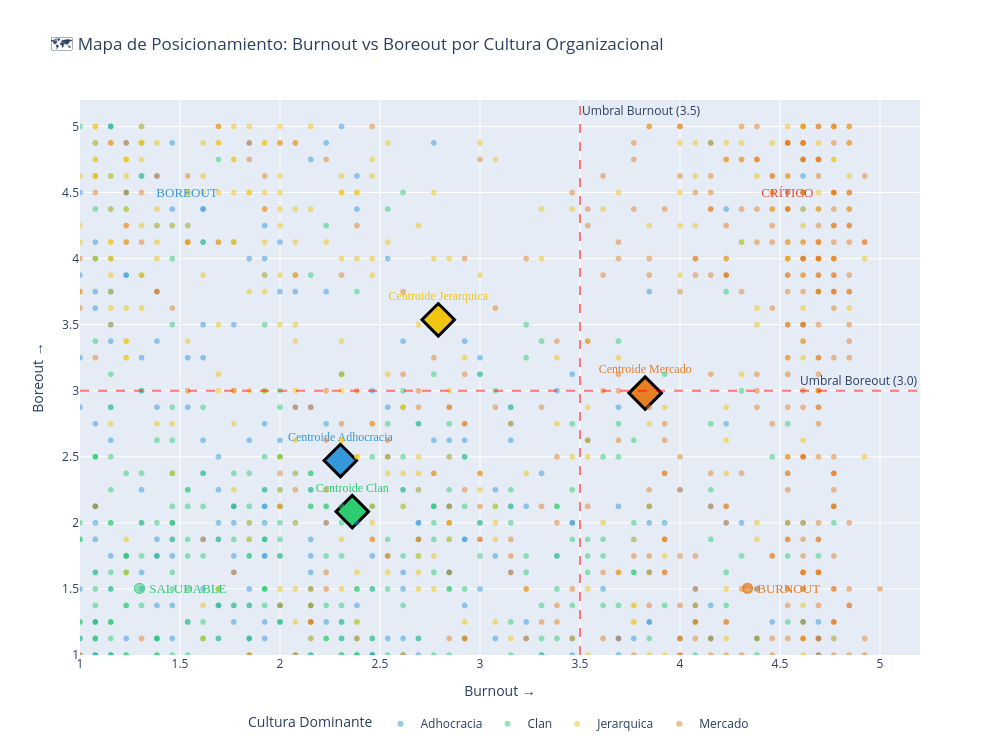

Notebook code cell kept with this figure:
### Code cell
# =====================================================
# SCATTER PLOT - BURNOUT vs BOREOUT POR CULTURA
# =====================================================

# Calcular cultura dominante para cada empleado
df_benchmark['cultura_dominante'] = df_benchmark.apply(
    lambda row: max(
        ['Adhocracia', 'Clan', 'Mercado', 'Jerarquica'],
        key=lambda c: row[f'cvf_{c.lower()}']
    ),
    axis=1
)

# Muestrear 10% de cada cultura dominante
df_sample_cultura = df_benchmark.groupby('cultura_dominante').sample(frac=0.1, random_state=42)

print(f"📊 Muestra: {len(df_sample_cultura)} empleados (10% de cada cultura)")

# Colores para las 4 culturas
COLORES_CULTURA = {
    'Adhocracia': '#3498db',  # Azul
    'Clan': '#2ecc71',        # Verde
    'Mercado': '#e67e22',     # Naranja
    'Jerarquica': '#f1c40f'   # Amarillo
}

fig = px.scatter(
    df_sample_cultura,
    x='kpi_burnout',
    y='kpi_boreout',
    color='cultura_dominante',
    color_discrete_map=COLORES_CULTURA,
    opacity=0.5,
    title='🗺️ Mapa de Posicionamiento: Burnout vs Boreout por Cultura Organizacional',
    labels={
        'kpi_burnout': 'Burnout →',
        'kpi_boreout': 'Boreout →',
        'cultura_dominante': 'Cultura Dominante'
    },
    hover_data=['kpi_bienestar', 'kpi_rotacion', 'escenario']
)

# Añadir centroides por cultura
for cultura in ['Adhocracia', 'Clan', 'Mercado', 'Jerarquica']:
    df_cultura = df_benchmark[df_benchmark['cultura_dominante'] == cultura]
    centroid_x = df_cultura['kpi_burnout'].mean()
    centroid_y = df_cultura['kpi_boreout'].mean()
    
    fig.add_trace(go.Scatter(
        x=[centroid_x],
        y=[centroid_y],
        mode='markers+text',
        marker=dict(
            size=25, 
            color=COLORES_CULTURA[cultura], 
            symbol='diamond', 
            line=dict(width=3, color='black')
        ),
        text=[f'Centroide {cultura}'],
        textposition='top center',
        textfont=dict(size=12, color=COLORES_CULTURA[cultura], family='Arial Black'),
        name=f'Centroide {cultura}',
        showlegend=False
    ))

# Líneas de umbral
fig.add_hline(y=3.0, line_dash='dash', line_color='red', opacity=0.5,
              annotation_text='Umbral Boreout (3.0)')
fig.add_vline(x=3.5, line_dash='dash', line_color='red', opacity=0.5,
              annotation_text='Umbral Burnout (3.5)')

# Etiquetas de cuadrantes
fig.add_annotation(x=1.5, y=1.5, text='🟢 SALUDABLE', showarrow=False, 
                   font_size=13, font=dict(color='#2ecc71', family='Arial Black'))
fig.add_annotation(x=4.5, y=1.5, text='🟠 BURNOUT', showarrow=False, 
                   font_size=13, font=dict(color='#e67e22', family='Arial Black'))
fig.add_annotation(x=1.5, y=4.5, text='🔵 BOREOUT', showarrow=False, 
                   font_size=13, font=dict(color='#3498db', family='Arial Black'))
fig.add_annotation(x=4.5, y=4.5, text='🔴 CRÍTICO', showarrow=False, 
                   font_size=13, font=dict(color='#e74c3c', family='Arial Black'))

fig.update_layout(
    height=750,
    width=1000,
    xaxis_range=[1, 5.2],
    yaxis_range=[1, 5.2],
    legend=dict(orientation='h', yanchor='bottom', y=-0.15, xanchor='center', x=0.5)
)

fig.show()

print("""
💡 INTERPRETACIÓN:
- Cada punto es un empleado (muestra del 10%)
- Los diamantes son los centroides de cada cultura
- COLOR = cultura organizacional dominante percibida

📊 HIPÓTESIS A VALIDAR:
- 🔵 Adhocracia: ¿Se agrupan en cuadrante saludable (abajo-izquierda)?
- 🟢 Clan: ¿Se agrupan en cuadrante saludable (abajo-izquierda)?
- 🟠 Mercado: ¿Se agrupan en cuadrante burnout (abajo-derecha)?
- 🟡 Jerarquica: ¿Se agrupan en cuadrante boreout (arriba-izquierda)?

🔍 OBSERVACIÓN CLAVE:
Si las hipótesis se confirman, esto valida que la cultura organizacional
es un predictor significativo del bienestar laboral.
""")

### Figure 1 — Plotly figure (JSON) as saved in the notebook; plotly's stock layout.template omitted (floating-point values rounded to 4 significant figures; data arrays with more than 128 entries replaced by an {"elided": "..."} marker saying what was removed)
{"data": [{"customdata": {"elided": "255x3 mixed values"}, "hovertemplate": "Cultura Dominante=Adhocracia<br>Burnout →=%{x}<br>Boreout →=%{y}<br>kpi_bienestar=%{customdata[0]}<br>kpi_rotacion=%{customdata[1]}<br>escenario=%{customdata[2]}<extra></extra>", "legendgroup": "Adhocracia", "marker": {"color": "#3498db", "opacity": 0.5, "symbol": "circle"}, "mode": "markers", "name": "Adhocracia", "showlegend": true, "type": "scattergl", "x": {"elided": "255 float values"}, "xaxis": "x", "y": {"elided": "255 float values"}, "yaxis": "y"}, {"customdata": {"elided": "292x3 mixed values"}, "hovertemplate": "Cultura Dominante=Clan<br>Burnout →=%{x}<br>Boreout →=%{y}<br>kpi_bienestar=%{customdata[0]}<br>kpi_rotacion=%{customdata[1]}<br>escenario=%{customdata[2]}<extra></extra>", "legendgroup": "Clan", "marker": {"color": "#2ecc71", "opacity": 0.5, "symbol": "circle"}, "mode": "markers", "name": "Clan", "showlegend": true, "type": "scattergl", "x": {"elided": "292 float values"}, "xaxis": "x", "y": {"elided": "292 float values"}, "yaxis": "y"}, {"customdata": {"elided": "310x3 mixed values"}, "hovertemplate": "Cultura Dominante=Jerarquica<br>Burnout →=%{x}<br>Boreout →=%{y}<br>kpi_bienestar=%{customdata[0]}<br>kpi_rotacion=%{customdata[1]}<br>escenario=%{customdata[2]}<extra></extra>", "legendgroup": "Jerarquica", "marker": {"color": "#f1c40f", "opacity": 0.5, "symbol": "circle"}, "mode": "markers", "name": "Jerarquica", "showlegend": true, "type": "scattergl", "x": {"elided": "310 float values"}, "xaxis": "x", "y": {"elided": "310 float values"}, "yaxis": "y"}, {"customdata": {"elided": "393x3 mixed values"}, "hovertemplate": "Cultura Dominante=Mercado<br>Burnout →=%{x}<br>Boreout →=%{y}<br>kpi_bienestar=%{customdata[0]}<br>kpi_rotacion=%{customdata[1]}<br>escenario=%{customdata[2]}<extra></extra>", "legendgroup": "Mercado", "marker": {"color": "#e67e22", "opacity": 0.5, "symbol": "circle"}, "mode": "markers", "name": "Mercado", "showlegend": true, "type": "scattergl", "x": {"elided": "393 float values"}, "xaxis": "x", "y": {"elided": "393 float values"}, "yaxis": "y"}, {"marker": {"color": "#3498db", "line": {"color": "black", "width": 3}, "size": 25, "symbol": "diamond"}, "mode": "markers+text", "name": "Centroide Adhocracia", "showlegend": false, "text": ["Centroide Adhocracia"], "textfont": {"color": "#3498db", "family": "Arial Black", "size": 12}, "textposition": "top center", "type": "scatter", "x": [2.302], "y": [2.472]}, {"marker": {"color": "#2ecc71", "line": {"color": "black", "width": 3}, "size": 25, "symbol": "diamond"}, "mode": "markers+text", "name": "Centroide Clan", "showlegend": false, "text": ["Centroide Clan"], "textfont": {"color": "#2ecc71", "family": "Arial Black", "size": 12}, "textposition": "top center", "type": "scatter", "x": [2.361], "y": [2.085]}, {"marker": {"color": "#e67e22", "line": {"color": "black", "width": 3}, "size": 25, "symbol": "diamond"}, "mode": "markers+text", "name": "Centroide Mercado", "showlegend": false, "text": ["Centroide Mercado"], "textfont": {"color": "#e67e22", "family": "Arial Black", "size": 12}, "textposition": "top center", "type": "scatter", "x": [3.826], "y": [2.982]}, {"marker": {"color": "#f1c40f", "line": {"color": "black", "width": 3}, "size": 25, "symbol": "diamond"}, "mode": "markers+text", "name": "Centroide Jerarquica", "showlegend": false, "text": ["Centroide Jerarquica"], "textfont": {"color": "#f1c40f", "family": "Arial Black", "size": 12}, "textposition": "top center", "type": "scatter", "x": [2.791], "y": [3.537]}], "layout": {"annotations": [{"showarrow": false, "text": "Umbral Boreout (3.0)", "x": 1, "xanchor": "right", "xref": "x domain", "y": 3, "yanchor": "bottom", "yref": "y"}, {"showarrow": false, "text": "Umbral Burnout (3.5)", "x": 3.5, "xanchor": "left", "xref": "x", "y": 1, "yanchor": "top", "yref": "y domain"}, {"font": {"color": "#2ecc71", "family": "Arial Black", "size": 13}, "showarrow": false, "text": "🟢 SALUDABLE", "x": 1.5, "y": 1.5}, {"font": {"color": "#e67e22", "family": "Arial Black", "size": 13}, "showarrow": false, "text": "🟠 BURNOUT", "x": 4.5, "y": 1.5}, {"font": {"color": "#3498db", "family": "Arial Black", "size": 13}, "showarrow": false, "text": "🔵 BOREOUT", "x": 1.5, "y": 4.5}, {"font": {"color": "#e74c3c", "family": "Arial Black", "size": 13}, "showarrow": false, "text": "🔴 CRÍTICO", "x": 4.5, "y": 4.5}], "height": 750, "legend": {"orientation": "h", "title": {"text": "Cultura Dominante"}, "tracegroupgap": 0, "x": 0.5, "xanchor": "center", "y": -0.15, "yanchor": "bottom"}, "shapes": [{"line": {"color": "red", "dash": "dash"}, "opacity": 0.5, "type": "line", "x0": 0, "x1": 1, "xref": "x domain", "y0": 3, "y1": 3, "yref": "y"}, {"line": {"color": "red", "dash": "dash"}, "opacity": 0.5, "type": "line", "x0": 3.5, "x1": 3.5, "xref": "x", "y0": 0, "y1": 1, "yref": "y domain"}], "title": {"text": "🗺️ Mapa de Posicionamiento: Burnout vs Boreout por Cultura Organizacional"}, "width": 1000, "xaxis": {"anchor": "y", "domain": [0, 1], "range": [1, 5.2], "title": {"text": "Burnout →"}}, "yaxis": {"anchor": "x", "domain": [0, 1], "range": [1, 5.2], "title": {"text": "Boreout →"}}}}
